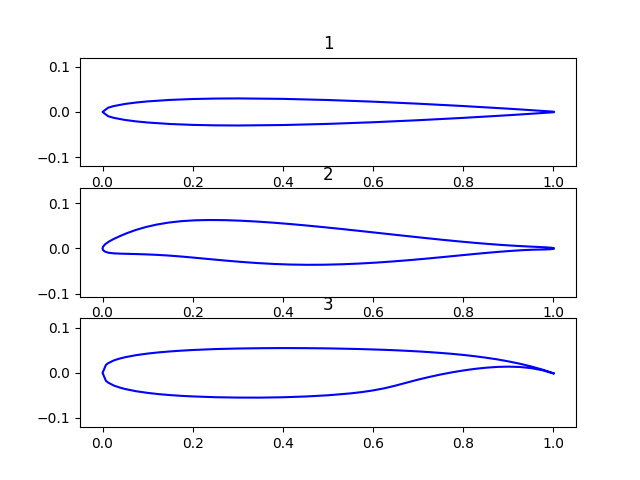

This figure's Python source:
import matplotlib.pyplot as plt
import time

x1 = []
y1 = []
x2 = []
y2 = []
x3 = []
y3 = []

T1 = [x1, x2, x3]
T2 = [y1, y2, y3]
print('Welcome to the airfoil ploting program!')

time.sleep(2)

a = eval(input('Proceed?: Yes = 1, No = 0 : '))

if a == 1:
    print('You have said yes!')
else:
    time.sleep(1)
    print('goodbye!')
    time.sleep(1)
    quit()

time.sleep(2)

# 에어포일 할당 함수


def airfoil(x, y):
    fileName = input('Whats is airfoil file name? : ')
    data = open(fileName, 'r')
    data.readlines(1)
    for i in data:
        x.append(float(i.split()[0]))
        y.append(float(i.split()[1]))
    data.close()


airfoil(x1, y1)
time.sleep(2)
airfoil(x2, y2)
time.sleep(2)
airfoil(x3, y3)

# 그래프 그리기
for i in range(1, 4):
    plt.subplot(3, 1, i)
    plt.plot(T1[i - 1], T2[i - 1], 'b-')
    plt.axis('equal')
    plt.title(i)

time.sleep(1)
print('Drawing your graph...')
time.sleep(1)
print('End of Program!')
plt.show()
